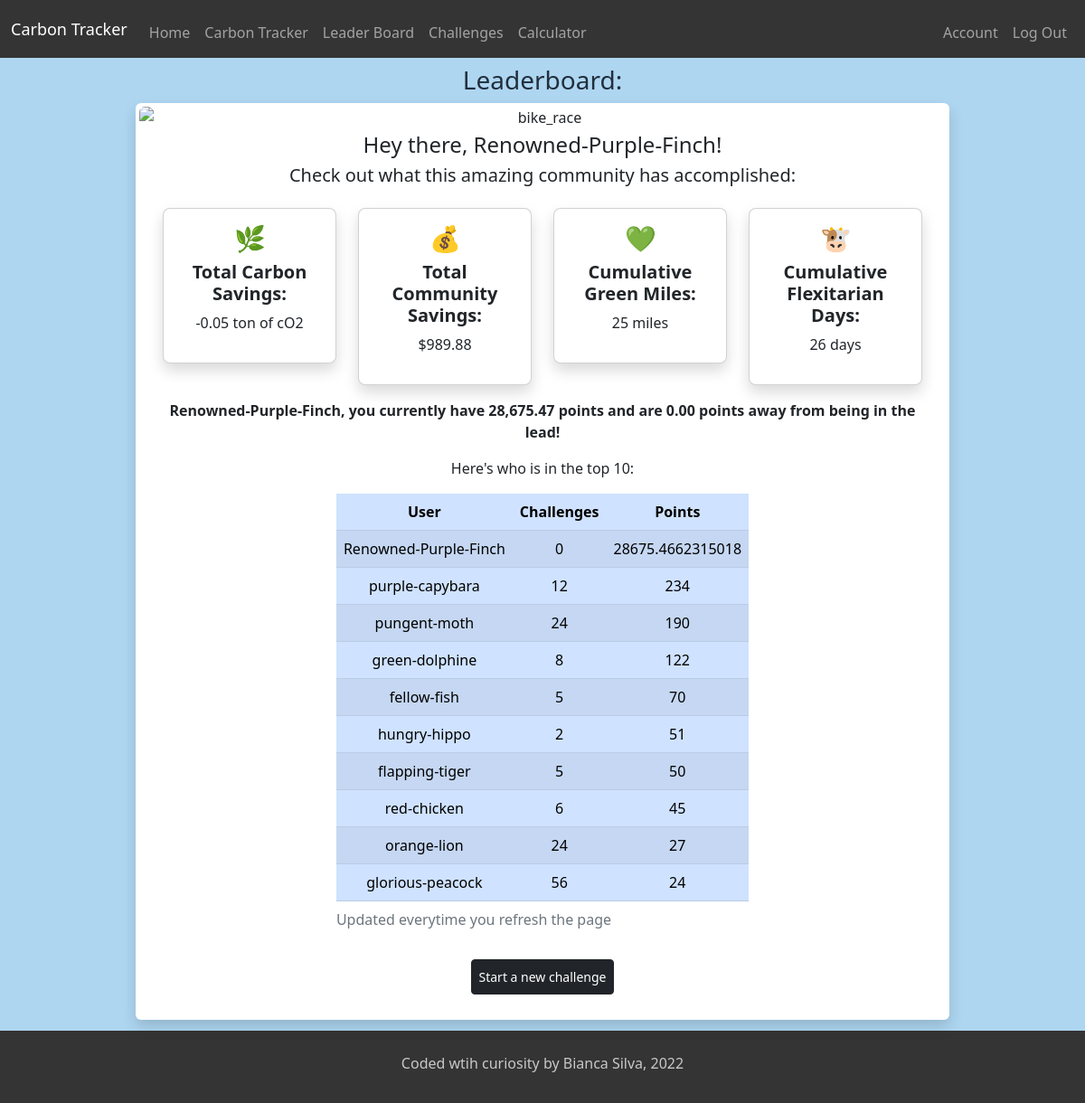
The app's page /leaderboard (signed in) with its own data.
### tables this page shows
CREATE TABLE users (id INTEGER PRIMARY KEY AUTOINCREMENT NOT NULL, name TEXT NOT NULL, email TEXT NOT NULL, leaderboardname TEXT NOT NULL, hash TEXT NOT NULL, datejoined DATETIME DEFAULT CURRENT_TIMESTAMP);

CREATE TABLE leaderboard (id INTEGER PRIMARY KEY AUTOINCREMENT NOT NULL, user_id INTEGER NOT NULL, leaderboardname TEXT NOT NULL, challenges NUMERIC, green_miles NUMERIC, carbon_saved NUMERIC, plastic_saved NUMERIC, total_points NUMERIC);

### app.py (the view)
@app.route("/leaderboard", methods=["GET", "POST"])
@login_required
def leaderboard():
  if request.method == "POST":
    print("Hey, it's post time")
    return redirect("/leaderboard")
  else:
    print("Hey, it's GET time, get it?")
    check_footprint = db.execute("SELECT user_id FROM footprint WHERE user_id=?", session.get("user_id"))
    print("CHeck if user in footprint: ", check_footprint)
    if len(check_footprint) == 0:
      flash("Please calculate your carbon footprint to get started")
      return redirect("/calculator")
    check_name = db.execute("SELECT leaderboardname FROM users WHERE id=?", session.get("user_id"))
    for item in check_name:
      leaderboardname = item['leaderboardname']
    carbon_savings_total = db.execute("SELECT SUM(carbon_savings) FROM trackers")
    print("Total carbon saved so far", carbon_savings_total)
    for item in carbon_savings_total:
      total_carbon_saved = item['SUM(carbon_savings)']
    total_carbon_saved = (co2(float(total_carbon_saved))).replace("per year", "")
    print("Total carbon saved from db: ", total_carbon_saved)
    money_savings_total = db.execute("SELECT SUM(saved_money) FROM trackers")
    for item in money_savings_total:
      total_money_saved = item['SUM(saved_money)']
    total_money_saved = str(total_money_saved)
    total_money_saved = "$" + total_money_saved
    plastic_saved = db.execute("SELECT SUM(saved_plastic) FROM trackers")
    print("Plastic saved: ", plastic_saved)
    for item in plastic_saved:
      total_plastic_saved = item['SUM(saved_plastic)']
    print("Plastic saved in db: ", total_plastic_saved)
    water_saved = db.execute("SELECT SUM(saved_water) FROM trackers")
    print("Water saved: ", water_saved)
    for item in water_saved:
      total_water_saved = item['SUM(saved_water)']
    print("Total community water savings: ", total_water_saved)
    miles_walked_biked = db.execute("SELECT SUM(miles_walk_bike) FROM trackers")
    print("Miles walked or biked: ", miles_walked_biked)
    for item in miles_walked_biked:
      total_miles = item['SUM(miles_walk_bike)']
    total_miles = str(total_miles)
    total_miles = total_miles + " miles"
    flexitarian_db = db.execute("SELECT SUM(less_beef), SUM(less_chicken), SUM(less_pork) FROM trackers")
    for item in flexitarian_db:
      beef_flex = item["SUM(less_beef)"]
      chicken_flex = item['SUM(less_chicken)']
      pork_flex = item['SUM(less_pork)']
    total_flex = int(beef_flex) + int(chicken_flex) + int(pork_flex)
    total_flex = str(total_flex)
    total_flex = total_flex + " days"
    print("FLEXITARIAN: ", total_flex)
    leaders = db.execute("SELECT leaderboardname, challenges, total_points FROM leaderboard ORDER BY total_points DESC LIMIT 10")
    print("LEADERS: ", leaders)
    for leader in leaders:
      leadingname = leader['leaderboardname']
      challenges = leader['challenges']
      totalpoints = leader['total_points']
    find_leader = db.execute("SELECT leaderboardname, total_points FROM leaderboard ORDER BY total_points DESC LIMIT 1")
    print("AND THE LEADER IS: ", find_leader)
    max_points = 0
    for points in find_leader:
      max_points = points['total_points']
    print("FIND CURRENT POSITION: ", max_points)
    you = db.execute("SELECT leaderboardname, total_points FROM leaderboard WHERE user_id=?", session.get("user_id"))
    temp_test = db.execute("SELECT leaderboardname, total_points FROM leaderboard WHERE user_id=?", session.get("user_id"))
    your_points = 0
    for points in temp_test:
      your_points = float(points['total_points'])
    points_to_top = formatfloat(max_points - your_points)
    your_points = formatfloat(your_points)
    return render_template("/leaderboard.html", yourpoints=your_points, pointstotop= points_to_top, leaders=leaders, leadingname=leadingname, challenges=challenges, totalpoints=totalpoints, flexitarian=total_flex, greenmiles=total_miles, dollarsavings=total_money_saved, carbonsavings=total_carbon_saved, leaderboardname=leaderboardname)

### app.py (called while the page is built)
@app.after_request
def after_request(response):
  response.headers["Cache-control"] = "no-cache, no-store, must-revalidate"
  response.headers["Expires"] = 0
  response.headers["Pragma"] = "no-cache"
  return response

### helpers.py (called while the page is built)
def login_required(f):
    @wraps(f)
    def decorated_function(*args, **kwargs):
      if session.get("user_id") is None:
        return redirect("/login")
      return f(*args, **kwargs)
    return decorated_function

def co2(value):
  tons = value / 1000
  if tons > 1:
    return f"{tons:,.2f} tons of cO2 per year"
  else:
    return f"{tons:,.2f} ton of cO2 per year"

def formatfloat(value):
  return f"{value:,.2f}"

### templates/leaderboard.html (shortened to what this page needs)
{% extends "layout.html" %}
{% block main %}
<form action="/leaderboard" method="get">
  <h3 class="darkBlue">Leaderboard:</h3>
  <div class="card body rounded-2 shadow p-1 border-0 m-1 justify-content-center mx-auto w-75">
  <img class="img-fluid rounded-2 mb-1" src="/static/bike_race.jpg" mx-auto w-auto alt="bike_race"/>
  <h4>Hey there, {{leaderboardname}}!</h4>
  <h5>Check out what this amazing community has accomplished:</h5>
  <div class="card-body">
  <div class="row justify-content-center">
    <div class="col-auto mb-2">
      <div class="d-flex">
        <div class="card shadow rounded-3" style="width: 12rem;">
          <div class="card-body">
            <h3>🌿</h3>
            <h5 class="card-title"><b>Total Carbon Savings:</b></h5>
            <p>{{carbonsavings}}</p>
          </div>
        </div>
      </div>
    </div>
    <div class="col-auto mb-2">
      <div class="d-flex">
        <div class="card shadow rounded-3" style="width: 12rem;">
          <div class="card-body">
            <h3>💰</h3>
            <h5 class="card-title"><b>Total Community Savings:</b></h5>
            <p>{{dollarsavings}}</p>
          </div>
        </div>
      </div>
    </div>
    <div class="col-auto mb-2">
      <div class="d-flex">
        <div class="card shadow rounded-3" style="width: 12rem;">
          <div class="card-body">
            <h3>💚</h3>
            <h5 class="card-title"><b>Cumulative Green Miles:</b></h5>
            <p>{{greenmiles}}</p>
          </div>
        </div>
      </div>
    </div>
    <div class="col-auto mb-2">
      <div class="d-flex">
        <div class="card shadow rounded-3" style="width: 12rem;">
          <div class="card-body">
            <h3>🐮</h3>
            <h5 class="card-title"><b>Cumulative Flexitarian Days:</b></h5>
            <p>{{flexitarian}}</p>
          </div>
        </div>
      </div>
    </div>
    <p class="mt-2"><b>{{leaderboardname}}, you currently have {{yourpoints}} points and are {{pointstotop}} points away from being in the lead!</b></p>
    <p>Here's who is in the top 10:</p>
    <table class="table table-striped table-primary table-hover table-responsive mx-auto w-auto">
      <caption>Updated everytime you refresh the page</caption>
      <thead>
        <tr>
          <th scope="col">User</th>
          <th scope="col">Challenges</th>
          <th scope="col">Points</th>
        </tr>
      </thead>
      <tbody>
        {% for leader in leaders %}
        <tr>
          {% for key, values in leader.items() %}
            <td>{{values}}</td>
          {% endfor %}
        </tr>
        {% endfor%}
      </tbody>
    </table>
</form>
  <form action="/challenges" method="post">
    <button class="btn btn-dark btn-sm m-2 p-2">Start a new challenge</button>
  </form>
{% endblock %}

### templates/layout.html (shortened to what this page needs)
<!DOCTYPE html>
<html lang="en">
<head>
</head>
    <link href="https://cdn.jsdelivr.net/npm/bootstrap@5.2.1/dist/css/bootstrap.min.css" rel="stylesheet">
   <link href="/static/styles.css" rel="stylesheet">
</head>
<body>
  <nav class="bg-dark border navbar navbar-expand-md navbar-dark border-0">
    <div class="container-fluid">
        <a class="navbar-brand" href="/">Carbon Tracker</a>
        <div class="collapse navbar-collapse" id="navbar">
            {% if session["user_id"] %}
                <ul class="navbar-nav me-auto mt-2">
                    <li class="nav-item"><a class="nav-link" href="/homeuser">Home</a></li>
                    <li class="nav-item"><a class="nav-link" href="/trackershopping">Carbon Tracker</a></li>
                    <li class="nav-item"><a class="nav-link" href="/leaderboard">Leader Board</a></li>
                    <li class="nav-item"><a class="nav-link" href="/challenges">Challenges</a></li>
                    <li class="nav-item"><a class="nav-link" href="/calculator">Calculator</a></li>
                </ul>
                <ul class="navbar-nav ms-auto mt-2">
                  <li class="nav-item"><a class="nav-link" href="/account">Account</a></li>
                    <li class="nav-item"><a class="nav-link" href="/logout">Log Out</a></li>
                </ul>
            {% endif %}
        </div>
    </div>
</nav>
<main class="container-fluid py-2 ps-0 pe-0 text-center dark-blue">
    {% block main %}{% endblock %}
</main>
<footer class="bg-dark border navbar-dark navbar-fixed-bottom p-3 border-0">
    <p class="text-center mt-2" id="credit">Coded wtih curiosity by Bianca Silva, 2022</p>
</footer>
</body>
</html>

### static/styles.css (style rules this page uses)
a { color: #212529; }
body { background-color: #EAECEE; }
nav .navbar-brand { font-size: large; }
.dark-blue { background-color: #AED6F1; }
#credit { color: #C8C8C9; }
.navbar-dark { background-color: #343434 !important; }
.darkBlue { color: #212F3D }

### records on screen
users: leaderboardname "Renowned-Purple-Finch"
leaderboard: leaderboardname "Renowned-Purple-Finch", leader "0", total_points "28675.4662315018"
leaderboard: leaderboardname "purple-capybara", leader "12" "234"
leaderboard: leaderboardname "pungent-moth", leader "24" "190"
leaderboard: leaderboardname "green-dolphine", leader "8" "122"
leaderboard: leaderboardname "fellow-fish", leader "5" "70"
leaderboard: leaderboardname "hungry-hippo", leader "2" "51"
leaderboard: leaderboardname "flapping-tiger", leader "5" "50"
leaderboard: leaderboardname "red-chicken", leader "6" "45"
leaderboard: leaderboardname "orange-lion", leader "24" "27"
leaderboard: leaderboardname "glorious-peacock", leader "56" "24"

### other values on screen
{{ carbonsavings }} "-0.05 ton of cO2"
{{ dollarsavings }} "$989.88"
{{ greenmiles }} "25 miles"
{{ flexitarian }} "26 days"
{{ yourpoints }} "28,675.47"
{{ pointstotop }} "0.00"
